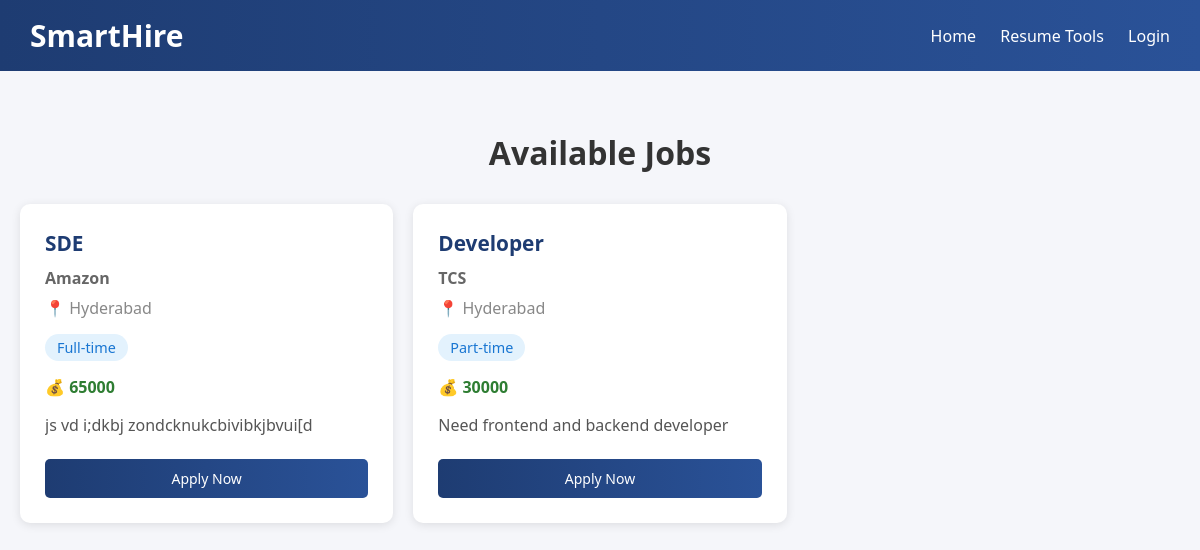
Page /jobs on the committed database.
### app.py (models this page shows)
class Job(db.Model):
    id = db.Column(db.Integer, primary_key=True)
    title = db.Column(db.String(100), nullable=False)
    company = db.Column(db.String(100), nullable=False)
    location = db.Column(db.String(100), nullable=False)
    description = db.Column(db.Text, nullable=False)
    requirements = db.Column(db.Text)
    salary_range = db.Column(db.String(50))
    job_type = db.Column(db.String(20), nullable=False)  # Full-time, Part-time, Internship
    posted_by = db.Column(db.Integer, db.ForeignKey('administrator.id'), nullable=False)
    posted_at = db.Column(db.DateTime, default=datetime.utcnow)
    is_active = db.Column(db.Boolean, default=True)
    is_approved = db.Column(db.Boolean, default=False)  # Server admin approval
    status = db.Column(db.String(20), default='pending')  # pending, approved, rejected, flagged
    flagged_reason = db.Column(db.Text)  # Reason if flagged as suspicious
    reviewed_by = db.Column(db.Integer, db.ForeignKey('server_admin.id'))
    reviewed_at = db.Column(db.DateTime)
    administrator = db.relationship('Administrator', backref=db.backref('jobs', lazy=True))
    reviewer = db.relationship('ServerAdmin', backref=db.backref('reviewed_jobs', lazy=True))

### app.py (the view)
@app.route('/jobs')
def jobs():
    jobs = Job.query.filter_by(is_active=True).order_by(Job.posted_at.desc()).all()
    return render_template('jobs.html', jobs=jobs)

### templates/jobs.html (shortened to what this page needs)
<!DOCTYPE html>
<html lang="en">
<head>
</head>
<body>
    <nav>
        <div class="logo">SmartHire</div>
        <div class="nav-links">
            <a href="/">Home</a>
            <a href="/resume_tools">Resume Tools</a>
            {% if session.user_id %}
                <a href="/my_applications">My Applications</a>
                <a href="/logout">Logout</a>
            {% else %}
                <a href="/login">Login</a>
            {% endif %}
        </div>
    </nav>
    <div class="container">
        <h1>Available Jobs</h1>
        {% if jobs %}
            <div class="jobs-grid">
                {% for job in jobs %}
                <div class="job-card">
                    <div class="job-title">{{ job.title }}</div>
                    <div class="job-company">{{ job.company }}</div>
                    <div class="job-location">📍 {{ job.location }}</div>
                    <div class="job-type">{{ job.job_type }}</div>
                    {% if job.salary_range %}
                        <div class="job-salary">💰 {{ job.salary_range }}</div>
                    {% endif %}
                    <div class="job-description">{{ job.description }}</div>
                    <button class="apply-btn" onclick="applyForJob({{ job.id }}, '{{ job.title }}', '{{ job.company }}', '{{ job.location }}')">
                        Apply Now
                    </button>
                </div>
                {% endfor %}
            </div>
        {% else %}
            <div class="no-jobs">
                <p>No jobs available at the moment. Check back later!</p>
            </div>
        {% endif %}
    </div>
</body>
</html>

### templates/jobs.html (style rules this page uses)
* { margin: 0; padding: 0; box-sizing: border-box; font-family: 'Segoe UI', sans-serif; }
body { background-color: #f5f6fa; min-height: 100vh; }
nav { background: linear-gradient(to right, #1e3c72, #2a5298); padding: 15px 30px; display: flex; justify-content: space-between; align-items: center; color: white; }
.logo { font-size: 30px; font-weight: bold; }
.nav-links a { color: white; text-decoration: none; margin-left: 20px; }
.container { max-width: 1200px; margin: 40px auto; padding: 20px; }
h1 { text-align: center; margin-bottom: 30px; color: #333; }
.jobs-grid { display: grid; grid-template-columns: repeat(auto-fill, minmax(350px, 1fr)); gap: 20px; }
.job-card { background: white; border-radius: 10px; padding: 25px; box-shadow: 0 2px 10px rgba(0,0,0,0.1); transition: transform 0.2s ease; }
.job-title { font-size: 1.3rem; font-weight: bold; color: #1e3c72; margin-bottom: 10px; }
.job-company { color: #666; font-weight: 600; margin-bottom: 8px; }
.job-location { color: #888; margin-bottom: 15px; }
.job-type { display: inline-block; background: #e3f2fd; color: #1976d2; padding: 4px 12px; border-radius: 20px; font-size: 0.9rem; margin-bottom: 15px; }
.job-description { color: #555; line-height: 1.6; margin-bottom: 20px; display: -webkit-box; -webkit-line-clamp: 3; -webkit-box-orient: vertical; overflow: hidden; }
.job-salary { color: #2e7d32; font-weight: 600; margin-bottom: 15px; }
.apply-btn { background: linear-gradient(to right, #1e3c72, #2a5298); color: white; padding: 10px 20px; border: none; border-radius: 5px; cursor: pointer; font-size: 14px; width: 100%; }

### rows in the picture
Job: title "SDE", company "Amazon", location "Hyderabad", job_type "Full-time", salary_range "65000", description "js vd i;dkbj zondcknukcbivibkjbvui[d"
Job: title "Developer", company "TCS", location "Hyderabad", job_type "Part-time", salary_range "30000", description "Need frontend and backend developer"
